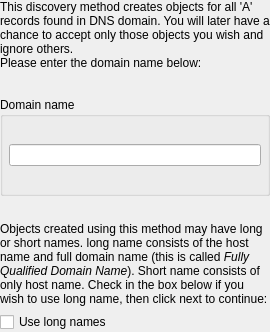
     <widget class="QWidget" name="WizardPage3">
      <layout class="QVBoxLayout">
       <property name="margin" stdset="0">
        <number>0</number>
       </property>
       <item>
        <widget class="QLabel" name="textLabel2">
         <property name="text">
          <string>This discovery method creates objects for all 'A' records found in DNS domain. You will later have a chance to accept only those objects you wish and ignore others.
Please enter the domain name below:</string>
         </property>
         <property name="alignment">
          <set>Qt::AlignmentFlag::AlignVCenter</set>
         </property>
         <property name="wordWrap">
          <bool>true</bool>
         </property>
        </widget>
       </item>
       <item>
        <spacer>
         <property name="orientation">
          <enum>Qt::Orientation::Vertical</enum>
         </property>
         <property name="sizeType">
          <enum>QSizePolicy::Policy::Expanding</enum>
         </property>
         <property name="sizeHint" stdset="0">
          <size>
           <width>20</width>
           <height>21</height>
          </size>
         </property>
        </spacer>
       </item>
       <item>
        <widget class="QGroupBox" name="groupBox2">
         <property name="title">
          <string>Domain name</string>
         </property>
         <layout class="QVBoxLayout">
          <property name="margin" stdset="0">
           <number>6</number>
          </property>
          <item>
           <spacer>
            <property name="orientation">
             <enum>Qt::Orientation::Vertical</enum>
            </property>
            <property name="sizeType">
             <enum>QSizePolicy::Policy::Expanding</enum>
            </property>
            <property name="sizeHint" stdset="0">
             <size>
              <width>20</width>
              <height>21</height>
             </size>
            </property>
           </spacer>
          </item>
          <item>
           <widget class="QLineEdit" name="domainname"/>
          </item>
          <item>
           <spacer>
            <property name="orientation">
             <enum>Qt::Orientation::Vertical</enum>
            </property>
            <property name="sizeType">
             <enum>QSizePolicy::Policy::Expanding</enum>
            </property>
            <property name="sizeHint" stdset="0">
             <size>
              <width>20</width>
              <height>21</height>
             </size>
            </property>
           </spacer>
          </item>
         </layout>
        </widget>
       </item>
       <item>
        <spacer>
         <property name="orientation">
          <enum>Qt::Orientation::Vertical</enum>
         </property>
         <property name="sizeType">
          <enum>QSizePolicy::Policy::Expanding</enum>
         </property>
         <property name="sizeHint" stdset="0">
          <size>
           <width>20</width>
           <height>20</height>
          </size>
         </property>
        </spacer>
       </item>
       <item>
        <widget class="QLabel" name="textLabel3">
         <property name="text">
          <string>Objects created using this method may have long or short names. long name consists of the host name and full domain name (this is called &lt;i&gt;Fully Qualified Domain Name&lt;/i&gt;). Short name consists of only host name. Check in the box below if you wish to use long name, then click next to continue:</string>
         </property>
         <property name="alignment">
          <set>Qt::AlignmentFlag::AlignVCenter</set>
         </property>
         <property name="wordWrap">
          <bool>true</bool>
         </property>
        </widget>
       </item>
       <item>
        <widget class="QCheckBox" name="uselongname">
         <property name="text">
          <string>Use long names</string>
         </property>
        </widget>
       </item>
      </layout>
     </widget>
